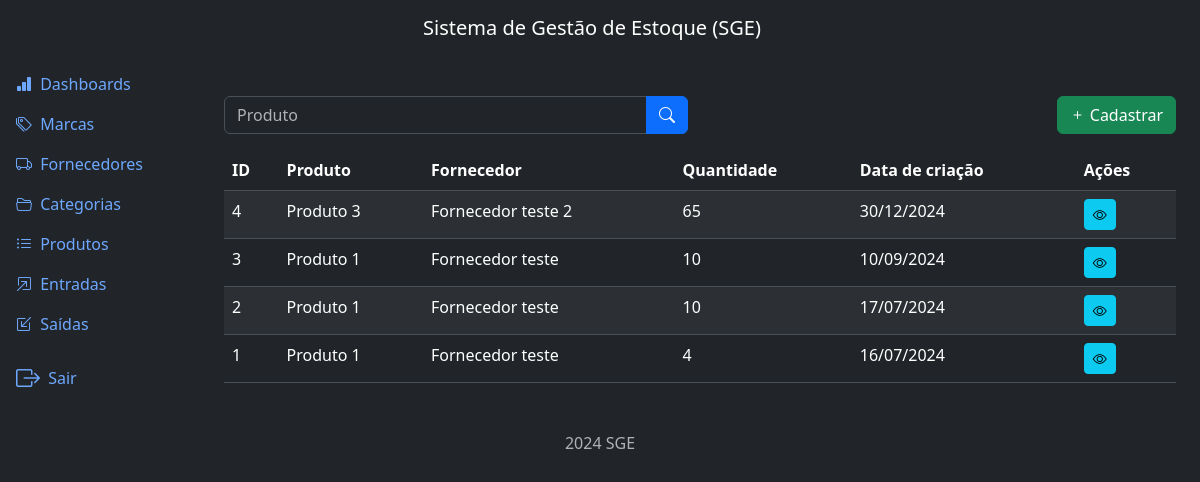
The app's page /inflows/list/ (signed in), older data.
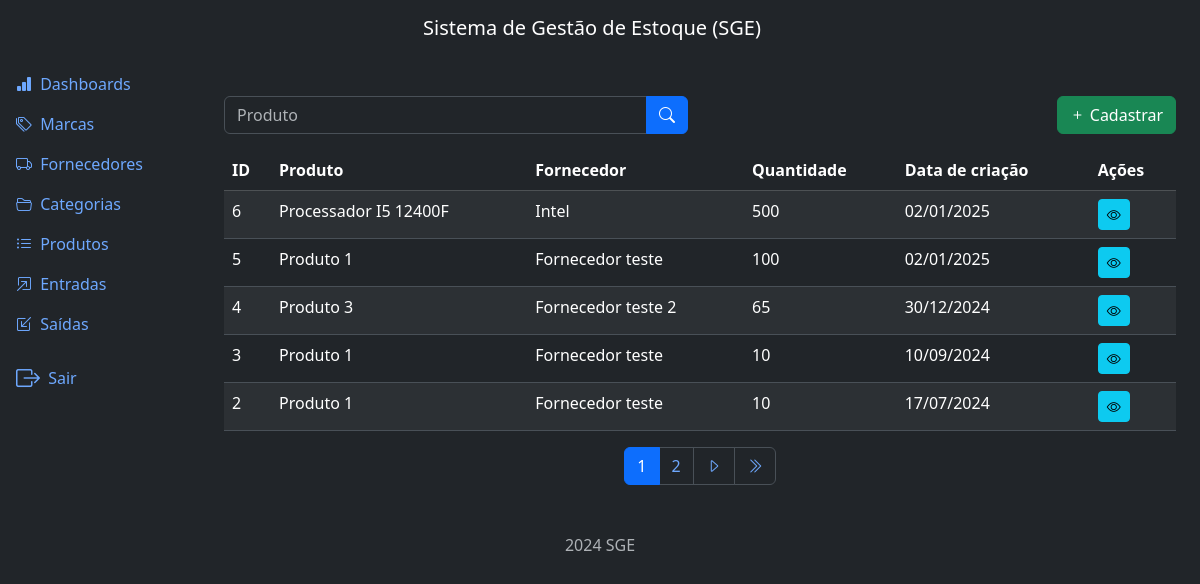
The same page, newer data.
### inflows/models.py (models this page shows, shortened)
class Inflow(models.Model):
    supplier = models.ForeignKey(
        Supplier, on_delete=models.PROTECT, related_name='inflows')
    product = models.ForeignKey(
        Product, on_delete=models.PROTECT, related_name='inflows')
    quantity = models.IntegerField()
    description = models.TextField(null=True, blank=True)
    created_at = models.DateTimeField(auto_now_add=True)
    updated_at = models.DateTimeField(auto_now=True)
    class Meta:
        ordering = ['-created_at']

### products/models.py (models this page shows)
class Product(models.Model):
    title = models.CharField(max_length=500)
    category = models.ForeignKey(
        Category, on_delete=models.PROTECT, related_name='products')
    brand = models.ForeignKey(
        Brand, on_delete=models.PROTECT, related_name='products')
    description = models.TextField(null=True, blank=True)
    serie_number = models.CharField(max_length=200, null=True, blank=True)
    cost_price = models.DecimalField(max_digits=20, decimal_places=2)
    selling_price = models.DecimalField(max_digits=20, decimal_places=2)
    quantity = models.IntegerField(default=0)
    created_at = models.DateTimeField(auto_now_add=True)
    updated_at = models.DateTimeField(auto_now=True)
    class Meta:
        ordering = ['title']
    def __str__(self):
        return self.title

### suppliers/models.py (models this page shows)
class Supplier(models.Model):
    name = models.CharField(max_length=500)
    description = models.TextField(null=True, blank=True)
    created_at = models.DateTimeField(auto_now_add=True)
    updated_at = models.DateTimeField(auto_now=True)
    class Meta:
        ordering = ['name']
    def __str__(self):
        return self.name

### inflows/views.py (the view)
# urls.py: path('list/', views.InflowListView.as_view(), name='list'),
class InflowListView(LoginRequiredMixin, PermissionRequiredMixin, ListView):
    model = Inflow
    template_name = 'inflow_list.html'
    context_object_name = 'inflows'
    paginate_by = 5
    permission_required = 'inflows.view_inflow'
    def get_queryset(self):
        qs = super().get_queryset()
        product = self.request.GET.get('product')
        if product:
            qs = qs.filter(product__title__icontains=product)
        return qs

### inflows/templates/inflow_list.html (shortened to what this page needs)
{% extends "base.html" %}
{% block content %}
  <div class="row mb-3">
    <div class="col-md-6">
      <form method="GET" action="{% url "inflow:list" %}">
        <div class="input-group">
          <input type="text" class="form-control" name="product" placeholder="Produto" value="{{request.GET.product}}">
          <button type="submit" class="btn btn-primary">
            <i class="bi bi-search"></i>
          </button>
        </div>
      </form>
    </div>
    {% if perms.inflows.add_inflow %}
      <div class="col-md-6">
        <a href="{% url "inflow:create" %}" class="btn btn-success float-end" >
          <i class="bi bi-plus"></i>
          Cadastrar
        </a>
      </div>
    {% endif %}
  </div>
  <div class="table-responsive">
    <table class="table table-striped table-border">
      <thead class="table-dark">
        <tr>
          <th>ID</th>
          <th>Produto</th>
          <th>Fornecedor</th>
          <th>Quantidade</th>
          <th>Data de criação</th>
          <th>Ações</th>
        </tr>
      </thead>
      <tbody>
        {% for inflow in inflows %}
          <tr>
            <td>{{ inflow.id }}</td>
            <td>{{ inflow.product }}</td>
            <td>{{ inflow.supplier }}</td>
            <td>{{ inflow.quantity }}</td>
            <td>{{ inflow.created_at|date:"d/m/Y" }}</td>
            <td>
              <a href="{% url "inflow:detail" inflow.id %}" class="btn btn-info btn-sm"><i class="bi bi-eye"></i></a>
            </td>
          </tr>
        {% endfor %}
      </tbody>
    </table>
  </div>
  {% include "components/pagination.html" %}
{% endblock content %}

### project/templates/base.html (shortened to what this page needs)
<!DOCTYPE html>
<html lang="pt-BR" data-bs-theme="dark">
<head>
    <link href="https://cdn.jsdelivr.net/npm/bootstrap@5.3.3/dist/css/bootstrap.min.css" rel="stylesheet">
    <link rel="stylesheet" href="https://cdn.jsdelivr.net/npm/bootstrap-icons@1.11.3/font/bootstrap-icons.min.css">
</head>
<body>
    {% include 'components/header.html' %}
    <div class="container-fluid">
        <div class="row flex-nowrap">
            {% if user.is_authenticated %}
                <div class="col-auto col-md-2 col-xl-2 px-0 bg-dark">
                    {% include 'components/sidebar.html' %}
                </div>
            {% endif %}
            <div class="col py-3">
                <div class="container mt-4">
                    <main>
                        {% block content %}{% endblock content %}
                    </main>
                </div>
            </div>
        </div>
    </div>
    {% include 'components/footer.html' %}
</body>
</html>

### project/templates/components/header.html
<nav class="navbar navbar-expand-lg navbar-light bg-dark">
  <div class="container-fluid d-flex justify-content-center">
    <a class="navbar-brand text-white" href="#">Sistema de Gestão de Estoque (SGE)</a>
  </div>
</nav>

### project/templates/components/sidebar.html (shortened to what this page needs)
<div class="row flex-nowrap">
  <div>
      <div class="d-flex flex-column align-items-center align-items-sm-start px-3 pt-2 text-white">
          <div class="collapse d-sm-block" id="menuCollapse">
              <ul class="nav flex-column align-items-start" id="menu">
                <li>
                      <a href="{% url "home" %}" class="nav-link px-0 align-middle">
                        <i class="bi bi-bar-chart-fill"></i>
                        <span class="ms-1">Dashboards</span>
                      </a>
                </li>
                {% if perms.brands.view_brand %}
                    <li>
                        <a href="{% url "brand:list" %}" class="nav-link px-0 align-middle">
                            <i class="bi bi-tags"></i>
                            <span class="ms-1">Marcas</span>
                        </a>
                    </li>
                {% endif %}
                {% if perms.suppliers.view_supplier %}
                    <li>
                        <a href="{% url "supplier:list" %}" class="nav-link px-0 align-middle">
                            <i class="bi bi-truck"></i>
                            <span class="ms-1">Fornecedores</span>
                        </a>
                    </li>
                {% endif %}
                {% if perms.categories.view_category %}
                    <li>
                        <a href="{% url "category:list" %}" class="nav-link px-0 align-middle">
                            <i class="bi bi-folder2-open"></i>
                            <span class="ms-1">Categorias</span>
                        </a>
                    </li>
                {% endif %}
                {% if perms.products.view_product %}
                <li>
                    <a href="{% url "product:list" %}" class="nav-link px-0 align-middle">
                        <i class="bi bi-list-ul"></i>
                        <span class="ms-1">Produtos</span>
                    </a>
                </li>
                {% endif %}
                {% if perms.inflows.view_inflow %}
                <li>
                    <a href="{% url "inflow:list" %}" class="nav-link px-0 align-middle">
                        <i class="bi bi-box-arrow-in-up-right"></i>
                        <span class="ms-1">Entradas</span>
                    </a>
                </li>
                {% endif %}
                {% if perms.outflows.view_outflow %}
                <li>
                    <a href="{% url "outflow:list" %}" class="nav-link px-0 align-middle">
                        <i class="bi bi-box-arrow-in-down-left"></i>
                        <span class="ms-1">Saídas</span>
                    </a>
                </li>
                {% endif %}
                <li class="nav-item">
                    {% if user.is_authenticated %}
                    <form action="{% url 'logout' %}" method="post" id="logout-form" class="nav-link px-0 align-middle">
                      <button type="submit" class="btn btn-link text-decoration-none text-reset nav-link px-0 align-middle">
                        <i class="bi bi-box-arrow-right fs-4 align-middle"></i>
                        <span class="ms-1 align-middle">Sair</span>
                      </button>
                    </form>
                    {% endif %}
                </li>
              </ul>
          </div>
      </div>
  </div>
</div>

### project/templates/components/pagination.html (shortened to what this page needs)
{% if page_obj.has_other_pages %}
  <nav>
    <ul class="pagination justify-content-center">
      {% for page_number in page_obj.paginator.page_range %}
        {% if page_number <= page_obj.number|add:3 and page_number >= page_obj.number|add:-3 %}
          {% if page_obj.number == page_number %}
            <li class="page-item active">
              <a class="page-link" href="?page={{ page_number }}">
                {{ page_number }}
              </a>
            </li>
          {% else %}
            <li class="page-item">
              <a class="page-link" href="?page={{ page_number }}">
                {{ page_number }}
              </a>
            </li>
          {% endif %}
        {% endif %}
      {% endfor %}
      {% if page_obj.has_next %}
        <li class="page-item">
          <a class="page-link" href="?page={{ page_obj.next_page_number }}">
            <i class="bi bi-caret-right"></i>
          </a>
        </li>
        <li class="page-item">
          <a class="page-link" href="?page={{ page_obj.paginator.num_pages }}">
            <i class="bi bi-chevron-double-right"></i>
          </a>
        </li>
      {% endif %}
    </ul>
  </nav>
{% endif %}

### project/templates/components/footer.html
<footer class="footer mt-auto py-3 text-center">
  <div class="container">
    <span class="text-muted">2024 SGE</span>
  </div>
</footer>

Row changes from the older to the newer data that the page shows:
no longer on this page (row unchanged): Inflow: id "1", product "Produto 1", supplier "Fornecedor teste", quantity "4", created_at "16/07/2024"
added Inflow: id "6", product "Processador I5 12400F", supplier "Intel", quantity "500", created_at "02/01/2025"
added Inflow: id "5", product "Produto 1", supplier "Fornecedor teste", quantity "100", created_at "02/01/2025"
Text that changed along with them:
new list line: "1"
new list line: "2"
